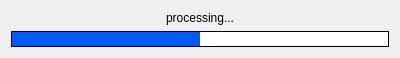
<?xml version="1.0" encoding="UTF-8"?>
<ui version="4.0">
 <class>SampleProcessingDialog</class>
 <widget class="QDialog" name="SampleProcessingDialog">
  <property name="geometry">
   <rect>
    <x>0</x>
    <y>0</y>
    <width>400</width>
    <height>58</height>
   </rect>
  </property>
  <property name="windowTitle">
   <string>Обработка</string>
  </property>
  <layout class="QVBoxLayout" name="verticalLayout">
   <item>
    <widget class="QLabel" name="label">
     <property name="text">
      <string>processing...</string>
     </property>
     <property name="alignment">
      <set>Qt::AlignCenter</set>
     </property>
    </widget>
   </item>
   <item>
    <widget class="QProgressBar" name="progressBar">
     <property name="styleSheet">
      <string notr="true">QProgressBar {
    border: 1px solid black;
	text-align: center;

	height: 10px;
}

QProgressBar::chunk {
    background-color: rgb(0, 90, 255);
    width: 1px;
}</string>
     </property>
     <property name="maximum">
      <number>0</number>
     </property>
     <property name="value">
      <number>0</number>
     </property>
    </widget>
   </item>
  </layout>
 </widget>
 <resources/>
 <connections/>
</ui>
